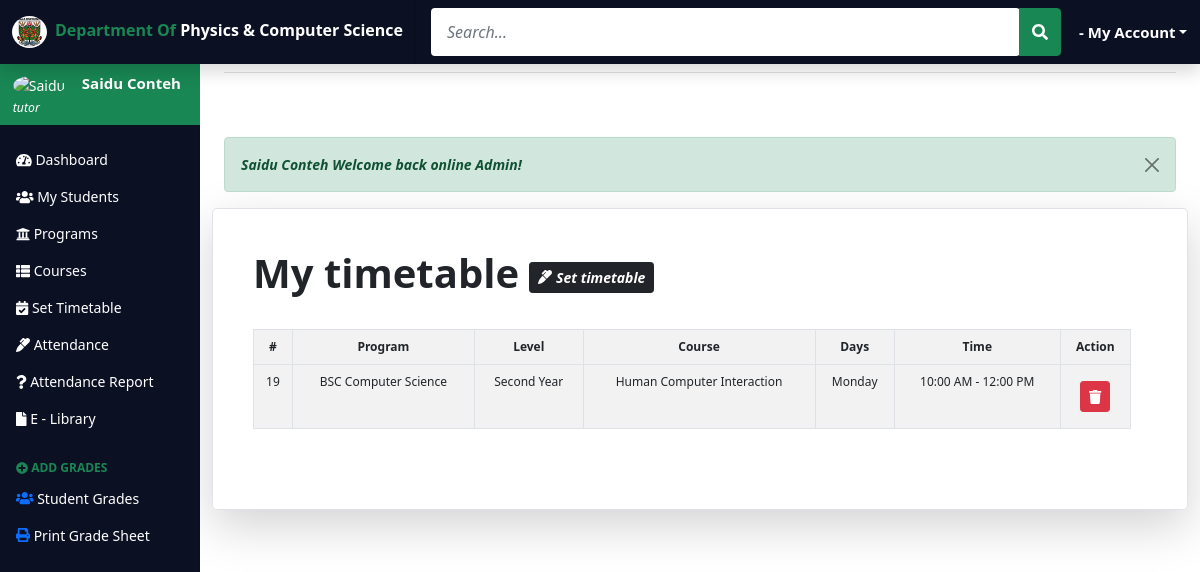
Page /tutor/faculty-timetable.php (signed in) on the committed database.
### tables this page shows
CREATE TABLE IF NOT EXISTS `tbltutortimetable` (
  `id` int(11) NOT NULL AUTO_INCREMENT,
  `prog_ID` int(11) DEFAULT NULL,
  `level_ID` int(11) DEFAULT NULL,
  `Course_ID` int(11) DEFAULT NULL,
  `tut_ID` int(11) DEFAULT NULL,
  `days` int(11) DEFAULT NULL,
  `time` int(11) DEFAULT NULL,
  PRIMARY KEY (`id`),
  KEY `prog_ID` (`prog_ID`),
  KEY `level_ID` (`level_ID`),
  KEY `Course_ID` (`Course_ID`),
  KEY `tut_ID` (`tut_ID`)
);

CREATE TABLE IF NOT EXISTS `tblprograms` (
  `prog_ID` int(11) NOT NULL AUTO_INCREMENT,
  `program_Name` varchar(50) DEFAULT NULL,
  PRIMARY KEY (`prog_ID`)
);

CREATE TABLE IF NOT EXISTS `tbllevel` (
  `level_ID` int(11) NOT NULL AUTO_INCREMENT,
  `level_Name` varchar(50) DEFAULT NULL,
  PRIMARY KEY (`level_ID`)
);

CREATE TABLE IF NOT EXISTS `tblcourses` (
  `Course_ID` int(11) NOT NULL AUTO_INCREMENT,
  `course_code` varchar(10) DEFAULT NULL,
  `course_name` varchar(50) DEFAULT NULL,
  `credit_hour` int(11) DEFAULT NULL,
  `tut_ID` int(11) DEFAULT NULL,
  `sem_ID` int(11) DEFAULT NULL,
  `level_ID` int(11) DEFAULT NULL,
  `prog_ID` int(11) DEFAULT NULL,
  `courseimage` varchar(255) NOT NULL,
  PRIMARY KEY (`Course_ID`),
  KEY `tut_ID` (`tut_ID`),
  KEY `sem_ID` (`sem_ID`),
  KEY `level_ID` (`level_ID`),
  KEY `prog_ID` (`prog_ID`)
);

CREATE TABLE IF NOT EXISTS `tbldays` (
  `days_ID` int(11) NOT NULL AUTO_INCREMENT,
  `days` varchar(10) DEFAULT NULL,
  PRIMARY KEY (`days_ID`)
);

CREATE TABLE IF NOT EXISTS `tbltime` (
  `time_ID` int(11) NOT NULL AUTO_INCREMENT,
  `time` varchar(30) DEFAULT NULL,
  PRIMARY KEY (`time_ID`)
);

### tutor/faculty-timetable.php (the view, shortened to what this page needs)
<?php
 require 'faculty-dashboard-header.php';
 require 'faculty-dashboard-sidebar.php';
?>
    <main class="col-md-9 ms-sm-auto col-lg-10 px-md-4 mt-5">
<div class="row">
<div class="col-md-12">
<div class="my-5">
      <?php
            if(isset($_SESSION['status']) && ($_SESSION['type'] == "success"))
            {
                ?>
                    <div class="alert alert-success alert-dismissible fade show fw-bold fst-italic mt-3" role="alert">
                    <strong><?php echo $_SESSION['firstname']." ".$_SESSION['lastname']; ?> </strong> <?php echo $_SESSION['status']; ?>
                    <button type="button" class="btn-close" data-bs-dismiss="alert" aria-label="Close"></button>
                    </div>
                <?php
            }else if (isset($_SESSION['status']) && ($_SESSION['type'] == "error")){
            ?>
                    <div class="alert alert-danger alert-dismissible fade show fw-bold fst-italic" role="alert">
                            <strong><?php echo $_SESSION['firstname']." ".$_SESSION['lastname']; ?></strong> <?php echo $_SESSION['status']; ?>
                            <button type="button" class="btn-close" data-bs-dismiss="alert" aria-label="Close"></button>
                            </div>
                    <?php
                         unset($_SESSION['status']);
                    }
                ?>
    <div class="row p-4 pb-0 pe-lg-3 align-items-center rounded-3 border shadow-lg">
      <div class="p-3 pt-lg-3">
  <h6 class="display-6 fw-bold lh-2">My timetable <span class="btn btn-dark btn-sm fst-italic fw-bold" data-bs-toggle="modal" data-bs-target="#Modal1"><i class="fas fa-marker"></i> Set timetable</span></h6>
    <div class="row row-cols-1 align-items-stretch g-4 py-5">
<div class="row">
<div class="col-md-12">
<table class="table table-striped table-bordered table-hover table-responsive" style="font-size:12px" cellspacing="0">
<tr class="text-center">
            <th scope="col">#</th>
            <th scope="col">Program</th>
            <th scope="col">Level</th>
            <th scope="col">Course</th>
            <th scope="col">Days</th>
            <th scope="col">Time</th>
            <th scope="col">Action</th>
          </tr>
          <tbody class="text-center">
          <tr>
  <?php
  include '../includes/connection.php';
      $tut_id = $_SESSION['id'];
      $sql = "SELECT * FROM `tbltutortimetable`
      JOIN tblprograms ON tbltutortimetable.prog_ID = tblprograms.prog_ID
      JOIN tbllevel ON tbllevel.level_ID = tbltutortimetable.level_ID
      JOIN tblcourses ON tblcourses.Course_ID = tbltutortimetable.Course_ID
      JOIN tbldays ON tbldays.days_ID = tbltutortimetable.days
      JOIN tbltime ON tbltime.time_ID = tbltutortimetable.time
      WHERE tbltutortimetable.tut_ID = '$tut_id'";
      $result = mysqli_query($conn, $sql);
          if(mysqli_num_rows($result) > 0) {
        while ($row = mysqli_fetch_assoc($result)){ ?>
            <td><?php echo $row['id'];?></td>
            <td><?php echo $row['program_Name'];?></td>
            <td><?php echo $row['level_Name'];?></td>
            <td><?php echo $row['course_name'];?></td>
            <td><?php echo $row['days'];?></td>
            <td><?php echo $row['time'];?></td>
            <td>
            <div class="btn-group py-2">
  <a href="controller.php?facultydeletetimetable=<?php echo $row['id'];?>" class="text-white mr-2 text-decoration-none btn btn-danger btn-sm" onclick="return confirm('Do you want to remove this timetable?')";><i class="fas fa-trash"></i></a>
</div>
</td>
          </tr>
     <?php }
        }
        ?>
</table>
</div>
</div>
      </div>
    </div>
  </div>
</div>
</div>
</div>
</main>
<?php require 'faculty-dashboard-footer.php';?>

### assets/css/dashboard.css (style rules this page uses)
:root { --bs-blue: #0d6efd; --bs-indigo: #6610f2; --bs-purple: #6f42c1; --bs-pink: #d63384; --bs-red: #dc3545; --bs-orange: #fd7e14; --bs-yellow: #ffc107; --bs-green: #198754; --bs-teal: #20c997; --bs-cyan: #0dcaf0; --bs-white: #fff; --bs-gray: #6c757d; --bs-gray-dark: #343a40; --bs-primary: #0d6efd; --bs-secondary: #6c757d; --bs-success: #198754; --bs-info: #0dcaf0; --bs-warning: #ffc107; --bs-danger: #dc3545; --bs-light: #f8f9fa; --bs-dark: #212529; --dark: #0c1023; --bs-font-sans-serif: system-ui,-apple-system,"Segoe UI",Roboto,"Helvetica Neue",Arial,"Noto Sans","Liberation Sans",sans-serif,"Apple Color Emoji","Segoe UI Emoji","Segoe UI Symbol","Noto Color Emoji"; --bs-font-monospace: SFMono-Regular,Menlo,Monaco,Consolas,"Liberation Mono","Courier New",monospace; --bs-gradient: linear-gradient(180deg, rgba(255, 255, 255, 0.15), rgba(255, 255, 255, 0)); }
body { font-size: .875rem; }
.text-center { text-align: center !important; }

### rows in the picture
tbltutortimetable: id "19", prog_ID.program_Name "BSC Computer Science", level_ID.level_Name "Second Year", Course_ID.course_name "Human Computer Interaction", tbldays.days "Monday", tbltime.time "10:00 AM - 12:00 PM"

### other values in the picture
$_SESSION['firstname'] "Saidu"
$_SESSION['lastname'] "Conteh"
$_SESSION['status'] "Welcome back online Admin!"
